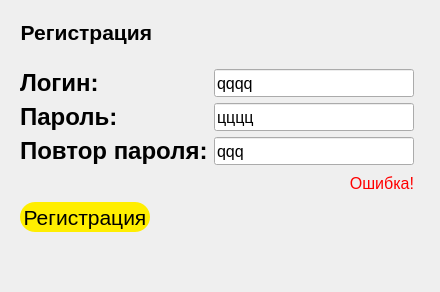
     <widget class="QWidget" name="registration_page">
      <layout class="QVBoxLayout" name="verticalLayout_13">
       <item alignment="Qt::AlignLeft">
        <widget class="QWidget" name="widget_8" native="true">
         <property name="sizePolicy">
          <sizepolicy hsizetype="Preferred" vsizetype="Fixed">
           <horstretch>0</horstretch>
           <verstretch>0</verstretch>
          </sizepolicy>
         </property>
         <layout class="QVBoxLayout" name="verticalLayout_11">
          <item alignment="Qt::AlignHCenter">
           <widget class="QLabel" name="label_13">
            <property name="sizePolicy">
             <sizepolicy hsizetype="Minimum" vsizetype="Minimum">
              <horstretch>0</horstretch>
              <verstretch>0</verstretch>
             </sizepolicy>
            </property>
            <property name="font">
             <font>
              <family>Arial</family>
              <pointsize>16</pointsize>
              <weight>75</weight>
              <bold>true</bold>
             </font>
            </property>
            <property name="text">
             <string>Регистрация</string>
            </property>
            <property name="alignment">
             <set>Qt::AlignRight|Qt::AlignTrailing|Qt::AlignVCenter</set>
            </property>
           </widget>
          </item>
         </layout>
        </widget>
       </item>
       <item>
        <widget class="QWidget" name="widget_9" native="true">
         <layout class="QVBoxLayout" name="verticalLayout_12" stretch="3,2,10">
          <item>
           <layout class="QFormLayout" name="formLayout_2">
            <property name="rightMargin">
             <number>6</number>
            </property>
            <item row="0" column="0">
             <widget class="QLabel" name="label_14">
              <property name="sizePolicy">
               <sizepolicy hsizetype="Fixed" vsizetype="Preferred">
                <horstretch>0</horstretch>
                <verstretch>0</verstretch>
               </sizepolicy>
              </property>
              <property name="font">
               <font>
                <family>Arial</family>
                <pointsize>18</pointsize>
                <weight>75</weight>
                <bold>true</bold>
               </font>
              </property>
              <property name="text">
               <string>Логин: </string>
              </property>
             </widget>
            </item>
            <item row="0" column="1">
             <widget class="QLineEdit" name="lineEdit_4">
              <property name="sizePolicy">
               <sizepolicy hsizetype="Preferred" vsizetype="Minimum">
                <horstretch>0</horstretch>
                <verstretch>0</verstretch>
               </sizepolicy>
              </property>
              <property name="minimumSize">
               <size>
                <width>200</width>
                <height>10</height>
               </size>
              </property>
              <property name="font">
               <font>
                <family>Arial</family>
                <pointsize>12</pointsize>
               </font>
              </property>
              <property name="text">
               <string>qqqq</string>
              </property>
             </widget>
            </item>
            <item row="1" column="0">
             <widget class="QLabel" name="label_15">
              <property name="sizePolicy">
               <sizepolicy hsizetype="Fixed" vsizetype="Preferred">
                <horstretch>0</horstretch>
                <verstretch>0</verstretch>
               </sizepolicy>
              </property>
              <property name="font">
               <font>
                <family>Arial</family>
                <pointsize>18</pointsize>
                <weight>75</weight>
                <bold>true</bold>
               </font>
              </property>
              <property name="text">
               <string>Пароль: </string>
              </property>
             </widget>
            </item>
            <item row="1" column="1">
             <widget class="QLineEdit" name="lineEdit_5">
              <property name="sizePolicy">
               <sizepolicy hsizetype="Preferred" vsizetype="Minimum">
                <horstretch>0</horstretch>
                <verstretch>0</verstretch>
               </sizepolicy>
              </property>
              <property name="minimumSize">
               <size>
                <width>200</width>
                <height>0</height>
               </size>
              </property>
              <property name="font">
               <font>
                <family>Arial</family>
                <pointsize>12</pointsize>
                <strikeout>false</strikeout>
                <stylestrategy>PreferDefault</stylestrategy>
               </font>
              </property>
              <property name="inputMethodHints">
               <set>Qt::ImhSensitiveData</set>
              </property>
              <property name="text">
               <string>цццц</string>
              </property>
             </widget>
            </item>
            <item row="2" column="0">
             <widget class="QLabel" name="label_16">
              <property name="sizePolicy">
               <sizepolicy hsizetype="Fixed" vsizetype="Preferred">
                <horstretch>0</horstretch>
                <verstretch>0</verstretch>
               </sizepolicy>
              </property>
              <property name="font">
               <font>
                <family>Arial</family>
                <pointsize>18</pointsize>
                <weight>75</weight>
                <bold>true</bold>
               </font>
              </property>
              <property name="text">
               <string>Повтор пароля:</string>
              </property>
             </widget>
            </item>
            <item row="2" column="1">
             <widget class="QLineEdit" name="lineEdit_6">
              <property name="sizePolicy">
               <sizepolicy hsizetype="Preferred" vsizetype="Minimum">
                <horstretch>0</horstretch>
                <verstretch>0</verstretch>
               </sizepolicy>
              </property>
              <property name="minimumSize">
               <size>
                <width>200</width>
                <height>0</height>
               </size>
              </property>
              <property name="font">
               <font>
                <family>Arial</family>
                <pointsize>12</pointsize>
               </font>
              </property>
              <property name="text">
               <string>qqq</string>
              </property>
             </widget>
            </item>
            <item row="3" column="0" colspan="2">
             <widget class="QLabel" name="label_17">
              <property name="minimumSize">
               <size>
                <width>0</width>
                <height>25</height>
               </size>
              </property>
              <property name="font">
               <font>
                <family>Arial</family>
                <pointsize>12</pointsize>
               </font>
              </property>
              <property name="styleSheet">
               <string notr="true">color:#f00;</string>
              </property>
              <property name="text">
               <string>Ошибка!</string>
              </property>
              <property name="textFormat">
               <enum>Qt::AutoText</enum>
              </property>
              <property name="alignment">
               <set>Qt::AlignRight|Qt::AlignTrailing|Qt::AlignVCenter</set>
              </property>
             </widget>
            </item>
           </layout>
          </item>
          <item alignment="Qt::AlignLeft">
           <widget class="QPushButton" name="pushButton_9">
            <property name="sizePolicy">
             <sizepolicy hsizetype="Preferred" vsizetype="Fixed">
              <horstretch>0</horstretch>
              <verstretch>0</verstretch>
             </sizepolicy>
            </property>
            <property name="minimumSize">
             <size>
              <width>130</width>
              <height>30</height>
             </size>
            </property>
            <property name="styleSheet">
             <string notr="true">QPushButton {
	background-color: #fe0;
	font: 16pt;
	сolor: rgb(256,0,0);
	border-radius: 15;

}
</string>
            </property>
            <property name="text">
             <string>Регистрация</string>
            </property>
           </widget>
          </item>
          <item>
           <spacer name="verticalSpacer">
            <property name="orientation">
             <enum>Qt::Vertical</enum>
            </property>
            <property name="sizeHint" stdset="0">
             <size>
              <width>20</width>
              <height>40</height>
             </size>
            </property>
           </spacer>
          </item>
         </layout>
        </widget>
       </item>
      </layout>
     </widget>
